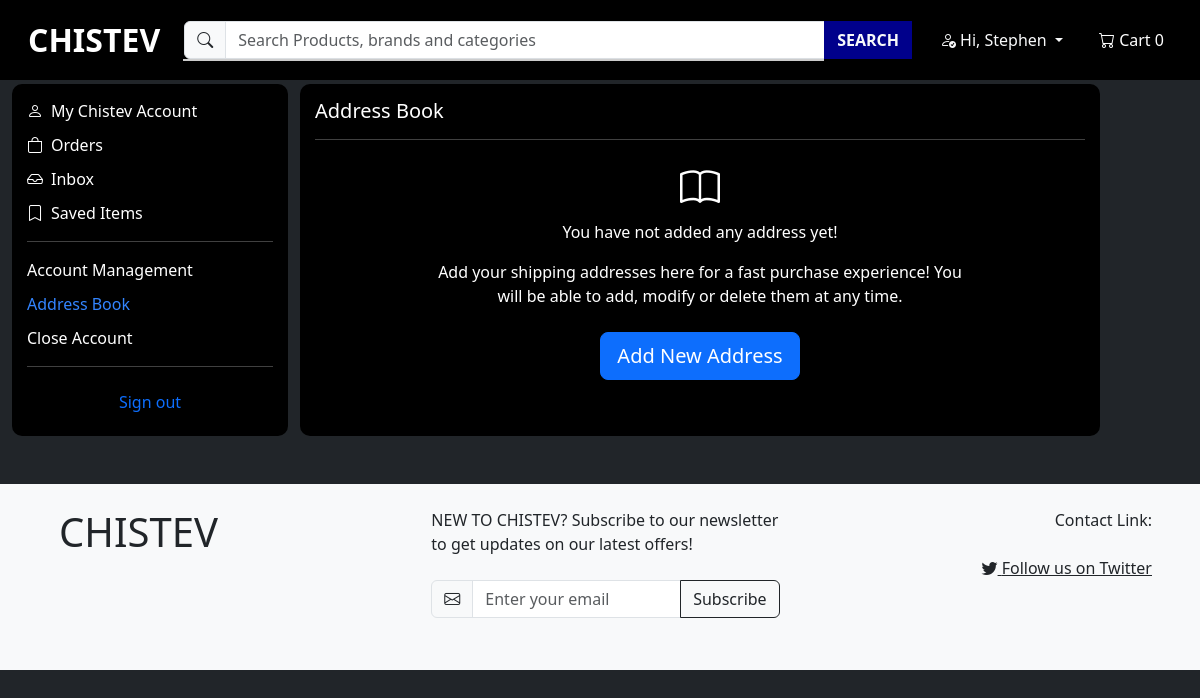
Page /accounts/address_book/ (signed in) on the earlier database version.
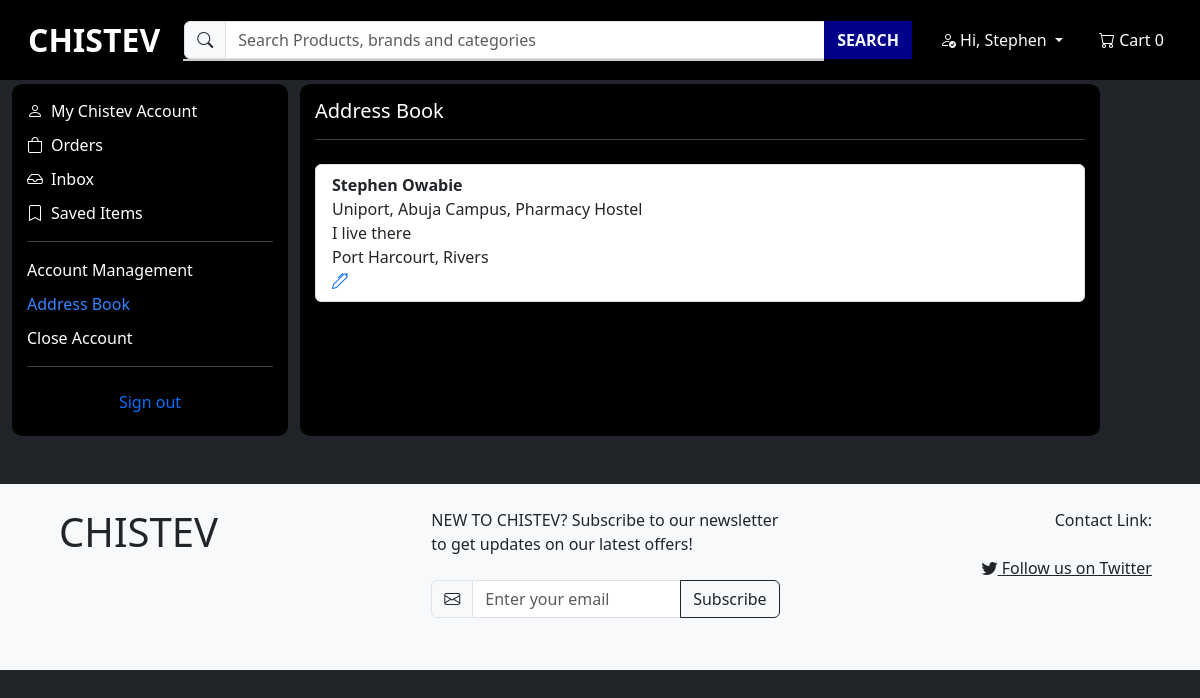
Same page on the later database version.
### accounts/models.py (models this page shows, shortened)
class Address(models.Model):
    user = models.ForeignKey('CustomUser', on_delete=models.CASCADE, related_name='addresses')
    first_name = models.CharField(max_length=255)
    last_name = models.CharField(max_length=255)
    address = models.CharField(max_length=255)
    additional_info = models.CharField(max_length=255, blank=True)
    state = models.ForeignKey(State, on_delete=models.CASCADE)
    city = models.ForeignKey(City, on_delete=models.CASCADE)

class City(models.Model):
    name = models.CharField(max_length=100)
    state = models.ForeignKey(State, on_delete=models.CASCADE)
    def __str__(self):
        return self.name
    class Meta:
        verbose_name_plural = "Cities"

class State(models.Model):
    name = models.CharField(max_length=100)
    def __str__(self):
        return self.name

### accounts/views.py (the view)
    def wrapper(request, *args, **kwargs):
        if not request.user.is_authenticated:
            return redirect('accounts:login_or_register')
        return view_func(request, *args, **kwargs)

### accounts/views.py (called while the page is built)
def redirect_to_login_or_register(view_func):
    def wrapper(request, *args, **kwargs):
        if not request.user.is_authenticated:
            return redirect('accounts:login_or_register')
        return view_func(request, *args, **kwargs)
    return wrapper

@redirect_to_login_or_register
def address_book(request):
    current_path = resolve(request.path_info).url_name
    user_addresses = Address.objects.filter(user=request.user)
    context = {
        'user_addresses': user_addresses,
        'current_path': current_path
    }
    return render(request, 'accounts/address_book.html', context)

### accounts/templates/accounts/address_book.html
{% extends 'ecommerce/base.html' %}
{% block body %}
             {% include 'accounts/account_navigation.html' %}
                <h5>Address Book</h5>
                <hr>
                {% if user.addresses.all %}
                    <div class="row mt-4">
                        <div class="col-md-12">
                            <ul class="list-group">
                                {% for address in user.addresses.all %}
                                    <li class="list-group-item">
                                        <strong>{{ address.first_name }} {{ address.last_name }}</strong><br>
                                        {{ address.address }}<br>
                                        {% if address.additional_info %}{{ address.additional_info }}<br>{% endif %}
                                        {{ address.city }}, {{ address.state }}
                                        <a href="{% url 'accounts:address_book_edit' address_id=address.id %}" style="display: block;">
                                            <i class="bi bi-pen"></i>
                                        </a>
                                    </li>
                                {% endfor %}
                            </ul>
                        </div>
                    </div>
                {% else %}
                    <div class="row mt-4">
                        <div class="col-md-12 text-center">
                            <h1><i class="bi bi-book"></i></h1>
                            <p>You have not added any address yet!</p>
                            <p style="width: 70%;" class="mx-auto">Add your shipping addresses here for a fast purchase experience!
                                You will be able to add, modify or delete them at any time.</p>
                            <a href="{% url 'accounts:address_book_create' %}" class="btn btn-primary btn-lg mt-2">Add New Address</a>
                        </div>
                    </div>
                {% endif %}
            </div>
        </div>
    </div>
</body>
{% endblock %}

Differences in the rows shown:
added Address: first_name "Stephen", last_name "Owabie", address "Uniport, Abuja Campus, Pharmacy Hostel", additional_info "I live there", city "Port Harcourt", state "Rivers"
Other differences:
text no longer shown: "You have not added any address yet! Add your shipping addresses here for a fast purchase experience! You will be able to add, modify or delete them at any time. Add New Address"
